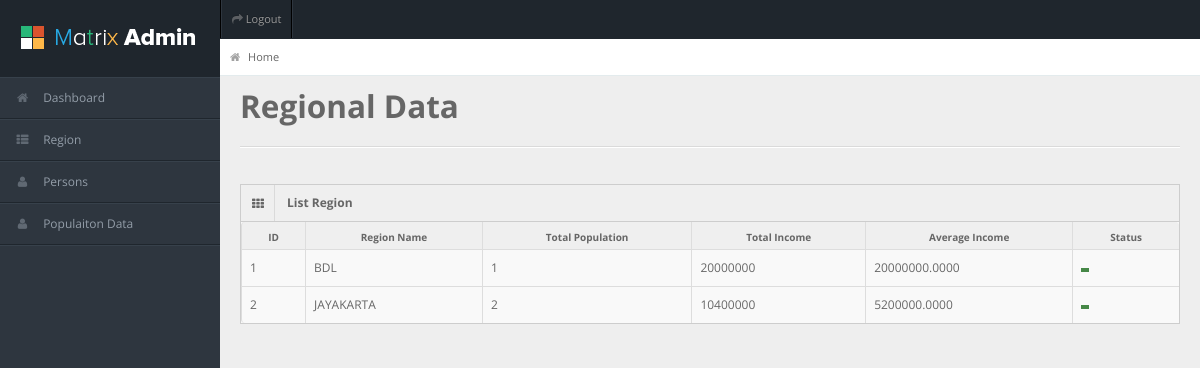
The app's page /index.php?login=success (signed in) with its own data.
### tables this page shows
CREATE TABLE `regions` (
  `id` int(11) NOT NULL,
  `name` varchar(80) NOT NULL,
  `created_at` datetime NOT NULL,
  `created_by` int(11) NOT NULL
);

### index.php (the view)
<?php
    include_once './include/header.inc.php';
    include_once './include/sidebar.inc.php';
?>
<div id="content">
  <div id="content-header">
    <div id="breadcrumb"> <a href="index.html" title="Go to Home" class="tip-bottom"><i class="icon-home"></i> Home</a></div>
  </div>
  <div class="container-fluid">
  <h2>Regional Data</h2>
    <hr>
    <div class="row-fluid">
      <div class="span12">
        <div class="widget-box">
          <div class="widget-title"> <span class="icon"> <i class="icon-th"></i> </span>
            <h5>List Region</h5>
          </div>
          <div class="widget-content nopadding">
            <table class="table table-bordered table-striped">
              <thead>
                <tr>
                  <th>ID</th>
                  <th>Region Name</th>
                  <th>Total Population</th>
                  <th>Total Income</th>
                  <th>Average Income</th>
                  <th>Status</th>
                </tr>
              </thead>
              <tbody>
                    <?php
                        include_once './include/db.inc.php';
                        $sql = "SELECT regions.id, regions.name, COUNT(person.id) AS Number, AVG(person.income) AS Average, SUM(person.income) AS Total FROM regions LEFT JOIN person ON regions.id = person.region_id GROUP BY regions.name";
                        $result = mysqli_query($conn, $sql);
                        $resultCheck = mysqli_num_rows($result);
                        if ($resultCheck > 0) {
                            while($row = mysqli_fetch_assoc($result)){
                              if ($row['Average'] < 1700000) {
                                $label = "label-important";
                              }elseif ($row['Average'] < 2200000){
                                $label = "label-warning";
                              }else {
                                $label = "label-success";
                              }
                              ?>
                                 <tr class="odd gradeX">
                                    <td><?php echo $row['id']; ?></td>
                                    <td><?php echo $row['name']; ?></td>
                                    <td><?php echo $row['Number']; ?></td>
                                    <td><?php echo $row['Total']; ?></td>
                                    <td><?php echo $row['Average']; ?></td>
                                    <td><span class="label <?php echo $label; ?>">    </span></td>
                                </tr>
                    <?php
                            }
                        }
                    ?>
              </tbody>
            </table>
          </div>
        </div>
    </div>
  </div>
</div>
<?php
    include_once './include/footer.inc.php'
?>

### css/matrix-style.css (style rules this page uses)
* { outline:none !important; -moz-outline: none !important; }
html, body { height:100% }
body { overflow-x: hidden; margin-top: -10px; font-family: 'Open Sans', sans-serif; font-size:12px; color:#666; }
a { color:#666; }
select, textarea, input[type="text"], input[type="password"], input[type="datetime"], input[type="datetime-local"], input[type="date"], input[type="month"], input[type="time"], input[type="week"], input[type="number"], input[type="email"], input[type="url"], input[type="search"], input[type="tel"], input[type="color"], .uneditable-input, .label, .dropdown-menu, .btn, .well, .progress, .table-bordered, .btn-group > .btn:first-child, .btn-group > .btn:last-child, .btn-group > .btn:last-child, .btn-group > .dropdown-toggle, .alert { border-radius:0px; }
hr { border-top-color:#dadada; }
#content { background: none repeat scroll 0 0 #eeeeee; margin-left: 220px; margin-right: 0; padding-bottom: 25px; position: relative; min-height:100%; width: auto; }
#content-header { position: abslute; width: 100%; margin-top: -38px; z-index: 20; }
#breadcrumb { background-color: #fff; border-bottom: 1px solid #e3ebed; }
#breadcrumb a { padding: 8px 20px 8px 10px; display: inline-block; background-image: url('../img/breadcrumb.png'); background-position: center right; background-repeat: no-repeat; font-size: 11px; color: #666666; }
#breadcrumb a:last-child { background-image:none; }
#breadcrumb a i { margin-right: 5px; opacity: .6; }
.stat-boxes .peity_bar_good, .stat-boxes .peity_line_good, { color: #459D1C; }
.widget-box { background: none repeat scroll 0 0 #F9F9F9; border-left: 1px solid #CDCDCD; border-top: 1px solid #CDCDCD; border-right: 1px solid #CDCDCD; clear: both; margin-top: 16px; margin-bottom: 16px; position: relative; }
.widget-title, .modal-header, .table th, div.dataTables_wrapper .ui-widget-header { background:#efefef; border-bottom: 1px solid #CDCDCD; height: 36px; }
.widget-title span.icon { padding: 9px 10px 7px 11px; float: left; border-right:1px solid #dadada; }
.widget-title h5 { color: #666; float: left; font-size: 12px; font-weight: bold; padding: 12px; line-height: 12px; margin: 0; }
.widget-content { padding:15px; border-bottom: 1px solid #cdcdcd; }
.table th { height: auto; font-size: 10px; padding: 5px 10px 2px; border-bottom: 0; text-align: center; color: #666666; }
.nopadding { padding: 0 !important; }
.nopadding .table { margin-bottom: 0; }
.nopadding .table-bordered { border: 0; }

### css/matrix-media.css (style rules this page uses)
body { background:#2E363F; }

### records on screen
regions: id "1", name "BDL", Number "1", Total "20000000", Average "20000000.0000"
regions: id "2", name "JAYAKARTA", Number "2", Total "10400000", Average "5200000.0000"
